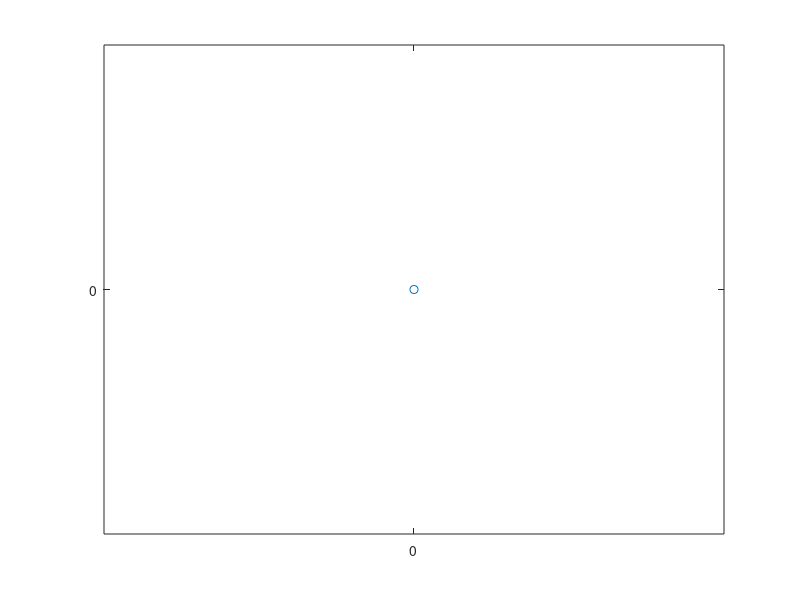

The MATLAB source for this figure: (Note: this script raises an error after producing the figure.)
clear all;close all
global x y theta
x=0;y=0;theta=0;
v=30;
steering=30*pi/180;
figure;
plot(x,y,'o');axis equal
hold on
for i=0:0.1:12
[outx,outy]=glfunc(v,steering);
plot(outx,outy,'o');
drawnow;
end
hold off
